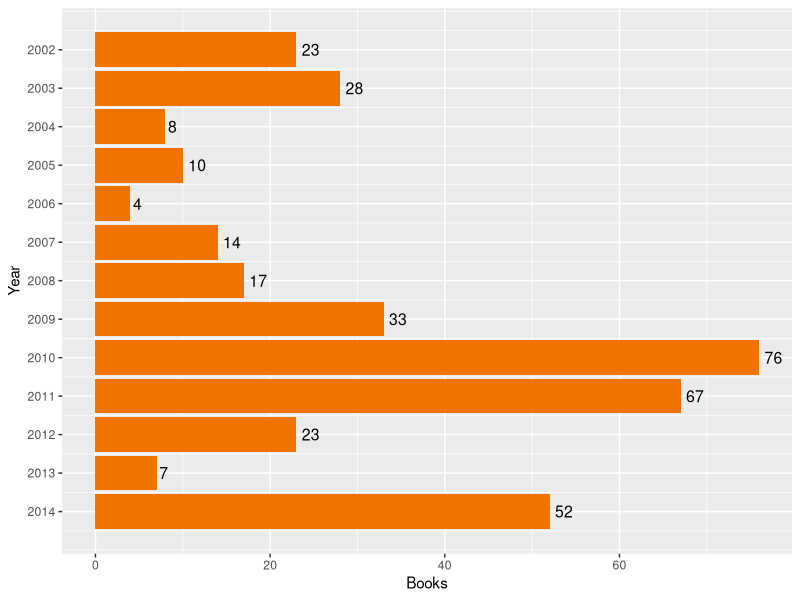
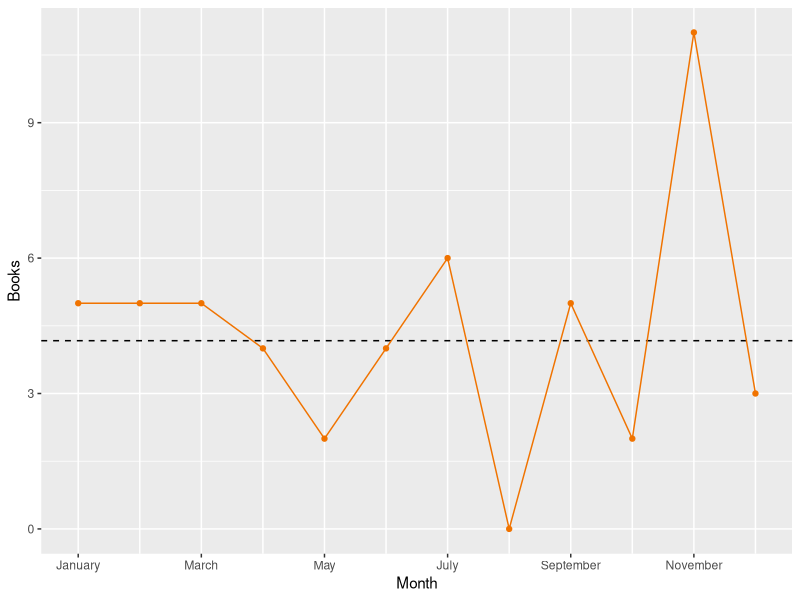

Reproduce these figures in R, in order.
library(ggplot2)
library(plyr)

monthly <- read.csv("books-read.csv", header = TRUE)
monthly <- transform(monthly, Month = factor(Month, levels = c("January", "February", "March", "April", "May", "June", "July", "August", "September", "October", "November", "December")))
annual <- ddply(monthly, "Year", summarize,
	Books = sum(Books))


resize.win <- function(Width = 7, Height = 7)
{
  dev.off()
  quartz(width = Width, height = Height)
}
resize.win(7, 4)
ggplot(annual,
	aes(x = Year, y = Books)) +
		geom_bar(stat = 'identity',
      fill = "#f07300") +
    geom_text(aes(x = Year, y = Books,
        ymax = Books,
        label = Books,
        hjust = -0.3),
      size = 4) +
    scale_x_reverse(breaks = seq(min(annual$Year), max(annual$Year), 1)) +
		coord_flip()
dev.copy(png, 'graphs/annual.png',
  width = 480,
  height = 280)
dev.off()

goal <- 4.17
ggplot(monthly[monthly$Year == 2014,],
  aes(x = Month, y = Books,
    group = 1)) +
  geom_vline(xintercept = c(2, 4, 6, 8, 10, 12), color = "white") +
  geom_hline(yintercept = goal,
    linetype = "dashed") +
  geom_line(color = "#f07300") +
  geom_point(stat = "identity",
      color = "#f07300") +
  # geom_text(aes(0, goal,
  #   label = "Goal",
  #   hjust = 0,
  #   vjust = 2)) +
  # scale_y_continuous(breaks = sort(c(seq(min(monthly$Books), max(monthly$Books), length.out = 5), goal))) +
  scale_x_discrete(breaks = c("January", "March", "May", "July", "September", "November"))
dev.copy(png, 'graphs/monthly-2014.png',
  width = 480,
  height = 280)
dev.off()


